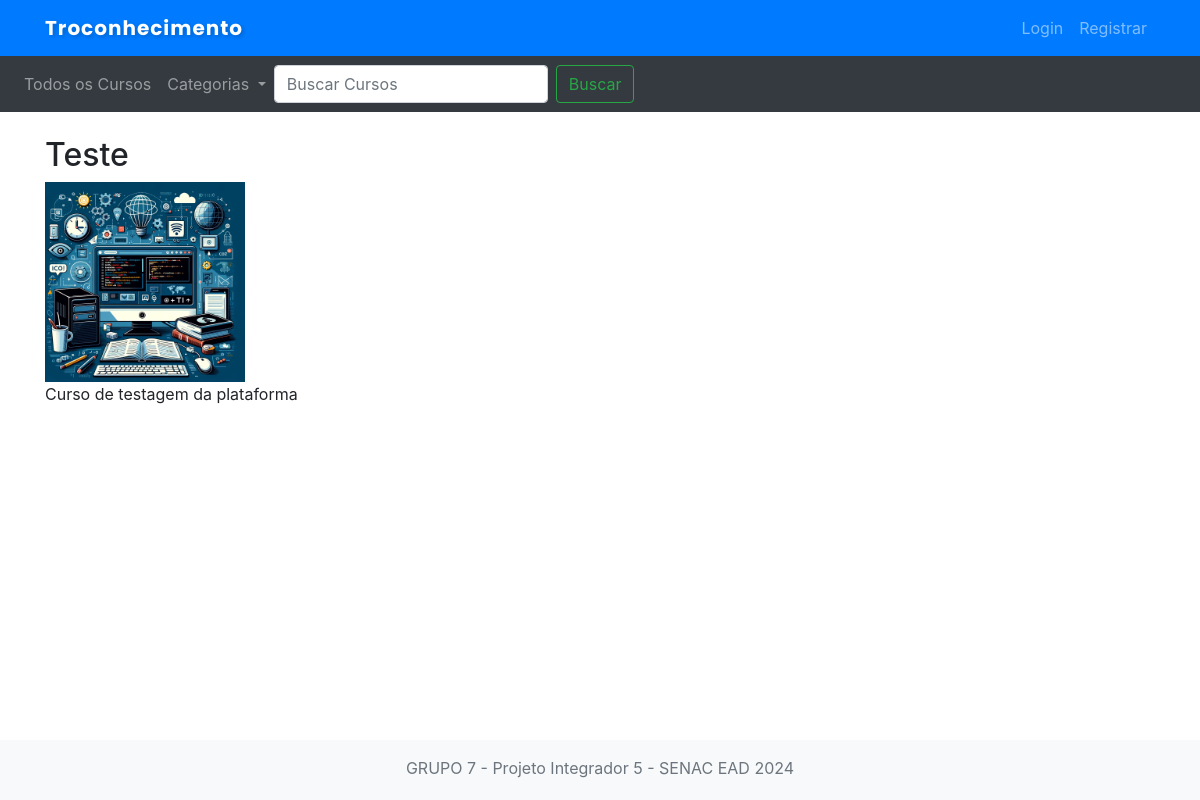
The app's page /curso/1/ with its own data.
### cursos/models.py (models this page shows)
class Curso(models.Model):
    NIVEL_CHOICES = [
        ('IN', 'Iniciante'),
        ('IT', 'Intermediário'),
        ('AV', 'Avançado'),
    ]
    titulo = models.CharField(max_length=255)
    descricao = models.TextField()
    criador = models.ForeignKey(User, on_delete=models.CASCADE)
    inscricoes = models.PositiveIntegerField(default=0)
    likes = models.PositiveIntegerField(default=0)
    dislikes = models.PositiveIntegerField(default=0)
    duracao = models.DurationField()
    categoria = models.CharField(max_length=100)
    nivel = models.CharField(max_length=2, choices=NIVEL_CHOICES)
    data_criacao = models.DateTimeField(auto_now_add=True)
    ultima_atualizacao = models.DateTimeField(auto_now=True)
    thumbnail = models.ImageField(upload_to='cursos_thumbnails/', null=True, blank=True)
    preco_creditos = models.PositiveIntegerField(default=1)
    descricao_breve = models.CharField(max_length=255, blank=True)
    idioma = models.CharField(max_length=50)
    status = models.CharField(max_length=100, default='Ativo')

### cursos/views.py (the view)
# urls.py: path('curso/<int:curso_id>/', detalhes_curso, name='detalhes_curso'),
def detalhes_curso(request, curso_id):
    curso = get_object_or_404(Curso, id=curso_id)
    return render(request, 'detalhes_curso.html', {'curso': curso})

### cursos/context_processors.py (called while the page is built)
def categorias_disponiveis(request):
    categorias = Curso.objects.values_list('categoria', flat=True).distinct()
    return {'categorias': categorias}

### cursos/templates/detalhes_curso.html (shortened to what this page needs)
{% extends "base.html" %}
{% block content %}
<div class="curso-detalhes">
    <h2>{{ curso.titulo }}</h2>
    {% if curso.thumbnail %}
        <img src="{{ curso.thumbnail.url }}" alt="{{ curso.titulo }}" style="width: 200px; height: auto;">
    {% endif %}
    <p>{{ curso.descricao }}</p>
</div>
{% endblock %}

### cursos/static/cursos/styles.css (style rules this page uses)
h1, h2, h3, h4, h5, h6 { font-weight: 700; }

### records on screen
Curso: titulo "Teste", thumbnail (picture), descricao "Curso de testagem da plataforma"
